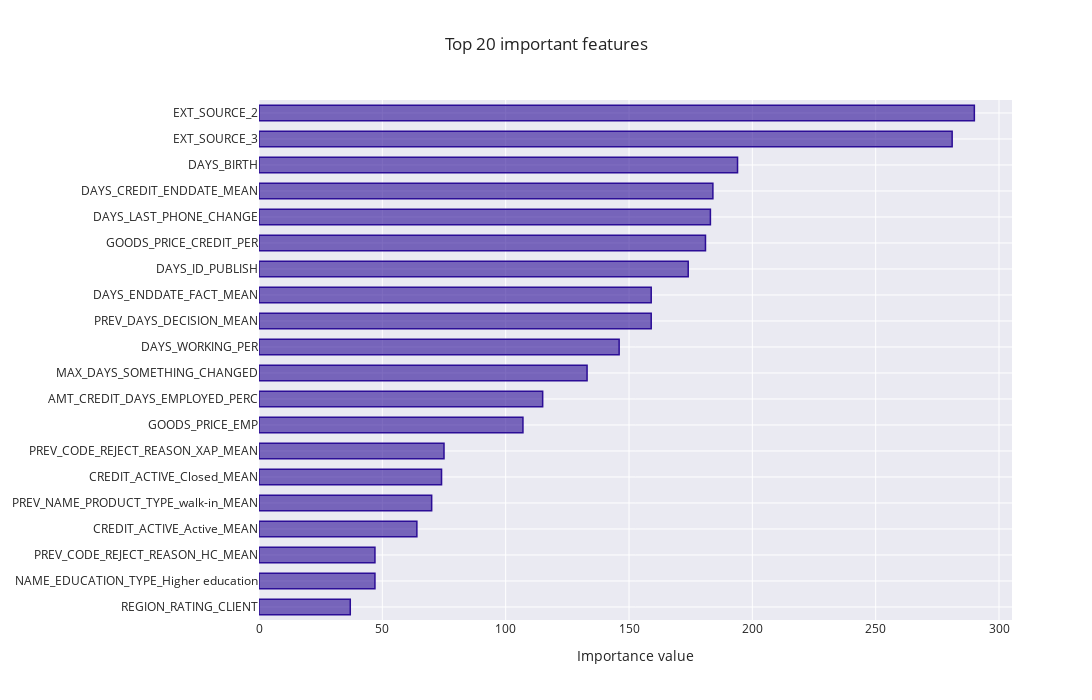

Source (notebook cell):
### Code cell
# Feautres importance for model
feature_importance_plot(pipe_under[-1].feature_importances_,
                        train,
                        (LOG,run,'Modele/[Under]/')
                       )

### Figure 1 — Plotly figure (JSON) as saved in the notebook; plotly's stock layout.template omitted (floating-point values rounded to 4 significant figures)
{"data": [{"marker": {"color": "rgba(43, 13, 150, 0.6)", "line": {"color": "rgba(43, 13, 150, 1.0)", "width": 1.5}}, "orientation": "h", "type": "bar", "x": [37, 47, 47, 64, 70, 74, 75, 107, 115, 133, 146, 159, 159, 174, 181, 183, 184, 194, 281, 290], "y": ["REGION_RATING_CLIENT", "NAME_EDUCATION_TYPE_Higher education", "PREV_CODE_REJECT_REASON_HC_MEAN", "CREDIT_ACTIVE_Active_MEAN", "PREV_NAME_PRODUCT_TYPE_walk-in_MEAN", "CREDIT_ACTIVE_Closed_MEAN", "PREV_CODE_REJECT_REASON_XAP_MEAN", "GOODS_PRICE_EMP", "AMT_CREDIT_DAYS_EMPLOYED_PERC", "MAX_DAYS_SOMETHING_CHANGED", "DAYS_WORKING_PER", "PREV_DAYS_DECISION_MEAN", "DAYS_ENDDATE_FACT_MEAN", "DAYS_ID_PUBLISH", "GOODS_PRICE_CREDIT_PER", "DAYS_LAST_PHONE_CHANGE", "DAYS_CREDIT_ENDDATE_MEAN", "DAYS_BIRTH", "EXT_SOURCE_3", "EXT_SOURCE_2"]}], "layout": {"autosize": false, "bargap": 0.4, "height": 700, "title": {"text": "Top 20 important features"}, "width": 1300, "xaxis": {"autorange": true, "range": [0, 305.3], "title": {"text": "Importance value"}, "type": "linear"}, "yaxis": {"automargin": true, "autorange": true, "range": [-0.5, 19.5], "type": "category"}}}
